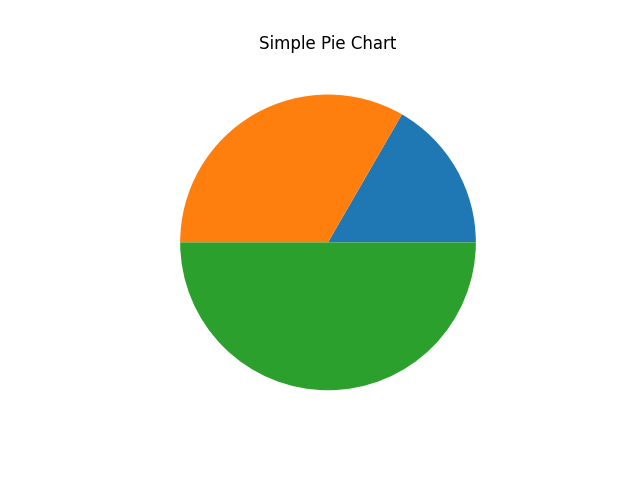
#> input picture Matplotlib/pie_chart.png, 640 x 480 px, found by its file name
$ python Imageshow.py
#> lines starting #> are read from the running program, lines starting #| are printed output that depends on the picture
import matplotlib.pyplot as plt
import matplotlib.image as mpimg

img = mpimg.imread("C:\\Users\\HP\\Desktop\\Python-DataScience-Journey\\Matplotlib\\pie_chart.png")  # Read an image file
#> img is the input picture: shape (480, 640, 4) float32; mean R, G, B, A 0.873, 0.9, 0.825, 1
print(img)
#> (printed output is left out)

print(type(img))  # Print the type of the image object
#| <class 'numpy.ndarray'>
print(img.shape)  # Print the shape of the image (height, width, color channels
#| (480, 640, 4)
print(img.ndim)  # Print the number of dimensions of the image
#| 3
print(img.dtype)  # Print the data type of the image array
#| float32

single_channel = img[:, :, 1]  # Extract the red channel (or any single channel)
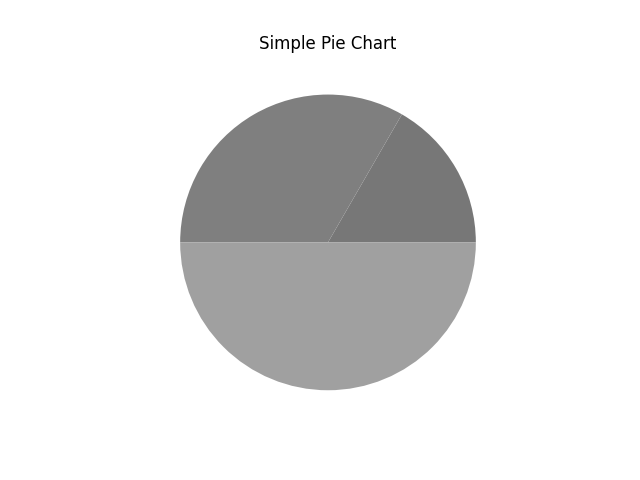
#> single_channel: shape (480, 640) float32; min 0, max 1, mean 0.9
plt.figure(figsize=(10, 10))  # Set the figure size
plt.axis('off')  # Hide the axes
plt.imshow(single_channel, cmap = "gray")  # Show the single channel image
plt.colorbar()  # Add a colorbar to the image
plt.show()  # Show the plot with the image
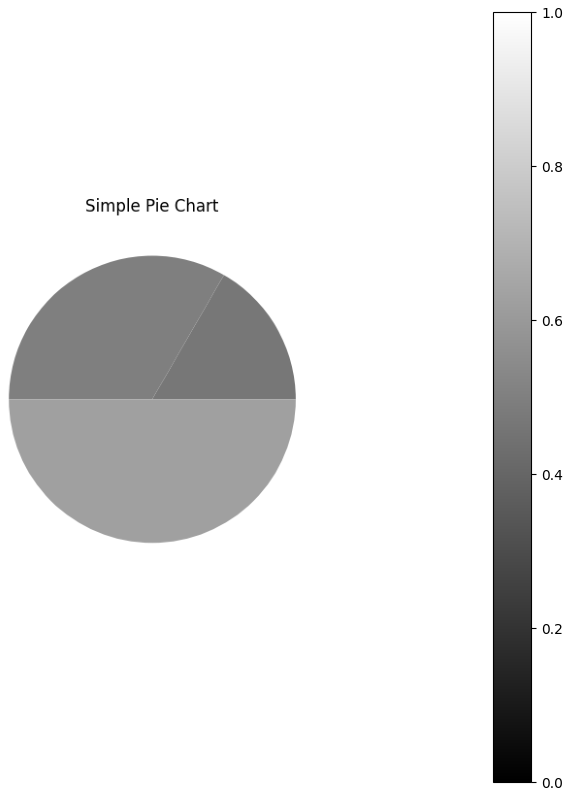
#> figure drawn by matplotlib, 2 panels
